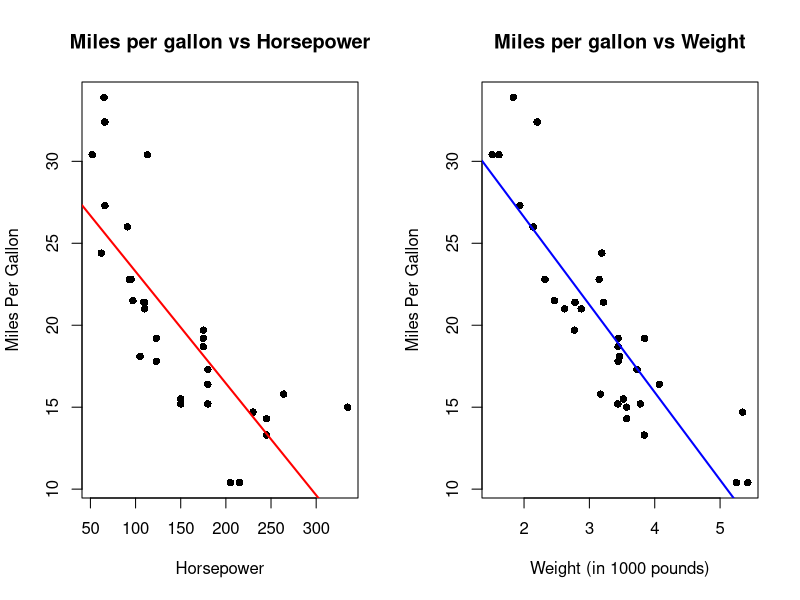

Write the R code that produced this figure.
## ---- chunk 1
knitr::opts_chunk$set(echo = FALSE)
## ---- chunk 2
library(datasets)
data("mtcars")
    model1 <- lm(mpg ~ hp, data = mtcars)
    model2 <- lm(mpg ~ wt, data = mtcars)
par(mfrow=c(1,2))
 plot(mtcars$hp, mtcars$mpg, main = "Miles per gallon vs Horsepower", xlab = "Horsepower",
             ylab = "Miles Per Gallon",
             pch = 16)
        abline(model1, col = "red", lwd = 2)
        
 plot(mtcars$wt, mtcars$mpg, main = "Miles per gallon vs Weight", xlab = "Weight (in 1000 pounds)",
             ylab = "Miles Per Gallon",
             pch = 16)
        abline(model2, col = "blue", lwd = 2)
